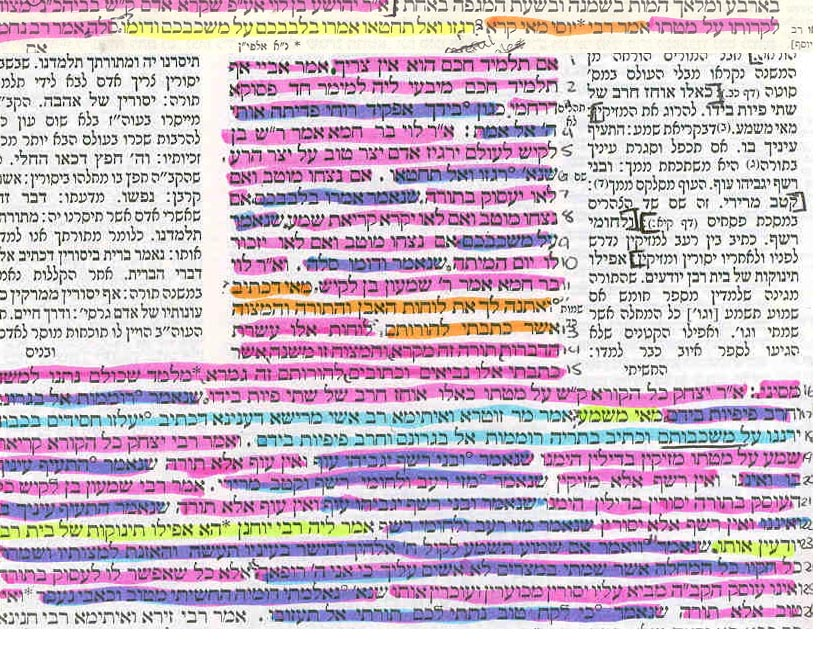
#> input picture examples/highlighted_text/multicolor_highlights.jpg, 817 x 649 px
$ python main_multicolor.py
#> lines starting #> are read from the running program, lines starting #| are printed output that depends on the picture; after the words box and inside, x2 and y2 are one past the last pixel; in counts of white or black regions, pixels touching at a corner belong together
#> in main, src is the input picture: shape (649, 817, 3); mean B, G, R 201.2, 186.4, 203.9
### markups/highlighting.py
import cv2
import numpy as np

from .textdetection import detect_text

class HighlightExtractor():
    """
    Class used to extract highlighted regions from an image
    """
    def __init__(self, lowerb = np.array([23, 50, 50]), upperb = np.array([40, 255, 255])):
        """
        Initialize highlight extractor with upper and lower HSV bounds to filter out highlight color
        Args:
            lowerb: Lower HSV bound
            upperb: Upper HSV bound
        Returns:
            None
        """
        # decent bounds for yellow highlighting
        self.lowerb = lowerb
        self.upperb = upperb

    # [11 lines left out: function set_bounds, not called in this run]

    def extract(self, src):
        """
        Extract highlighted regions of a BGR image based on upper and lower HSV bounds

        Args:
            src (np.array): BGR source image

        Returns:
            np.array: The masked image
        """
        src_hsv = cv2.cvtColor(src, cv2.COLOR_BGR2HSV)
#> src_hsv: shape (324, 408, 3); mean H, S, V 87.6, 42.8, 212.4
        mask = cv2.inRange(src_hsv, self.lowerb, self.upperb)
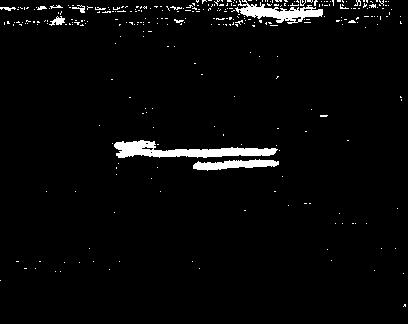
#> mask: shape (324, 408); 3.2% white; 317 white regions (305 under 20 px), largest, box (x1, y1, x2, y2) and area: (114, 140, 278, 158) 1478, (235, 0, 323, 24) 893, (193, 159, 279, 171) 601

        # Remove isolated regions of mask
        kernel = cv2.getStructuringElement(cv2.MORPH_OPEN, (7, 7))
        cv2.erode(mask, kernel, mask)
        cv2.dilate(mask, kernel, mask)
#> mask: shape (324, 408); 1.9% white; 5 white regions, box (x1, y1, x2, y2) and area: (152, 147, 276, 158) 920, (247, 6, 323, 20) 603, (194, 159, 277, 171) 575, (114, 140, 151, 158) 436, (55, 17, 62, 24) 33

        # Tune the mask with text detection;
        # add text region to mask if > 51% is highlighted (i.e. present in current mask)
        text_bboxes = detect_text(src)
        for x, y, w, h in text_bboxes:
            text_mask = np.zeros((src.shape[0], src.shape[1]), dtype=np.uint8)
            text_mask[y:y+h, x:x+w] = 255 # mark bbox region white in mask

            ratio_highlighted = cv2.countNonZero(mask & text_mask) / (w * h)
            if ratio_highlighted > .5:
                mask |= text_mask

        return mask

    # [18 lines left out: function sat_extract, not called in this run]

### markups/textdetection.py
import cv2
import numpy as np

def detect_text(src):
    """
    Perform the text detection algorithm and return a list of regions, where each region contains a word in the text.

    Args:
        src (np.array): source BGR image
    Returns:
        List[Tuple[int]]: A list of bounding boxes of the form (x, y, w, h)
              where each bounding box contains a word detected in the text.
              x is the center x coordinate, y is the center y coordinate,
              w is the width, and h is the height.
    """
    binary = _binarize_with_morph_grad(src)
    contours, hierarchy = cv2.findContours(binary, mode=cv2.RETR_EXTERNAL, method=cv2.CHAIN_APPROX_SIMPLE, offset=(0, 0))

    regions = []

    for c in contours:
        x, y, w, h = cv2.boundingRect(c)

        # to draw the contours on the source image
        # cv2.rectangle(src, (x, y), (x + w, y + h), (0, 255, 0), 2)

        cropped = binary[y:y+h, x:x+w]

        # ratio of non-zero pixels in filled region
        r = float(cv2.countNonZero(cropped)) / (cropped.shape[0] * cropped.shape[1])
        if r > .3 and cropped.shape[0] > 5 and cropped.shape[1] > 5: # constrain region size
            regions.append((x, y, w, h))

    return regions

# [15 lines left out: function text_mask, not called in this run]

def _binarize_with_morph_grad(src):
    """
    First perform morphological gradient, then use Otsu's binarization (https://opencv-python-tutroals.readthedocs.io/en/latest/py_tutorials/py_imgproc/py_thresholding/py_thresholding.html#otsus-binarization)
    """
    src_gray = cv2.cvtColor(src, cv2.COLOR_BGR2GRAY)
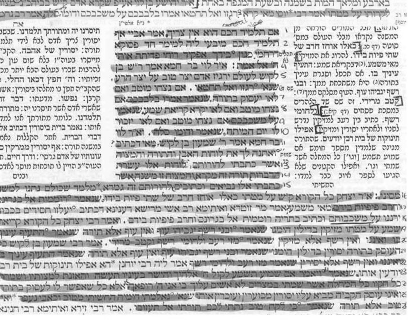
#> src_gray: shape (324, 408); min 30, max 255, mean 193.3

    # apply morphological gradient
    kernel = cv2.getStructuringElement(cv2.MORPH_ELLIPSE, (8, 8))
    gradient = cv2.morphologyEx(src_gray, cv2.MORPH_GRADIENT, kernel)
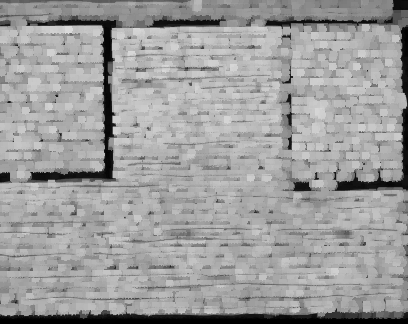
#> gradient: shape (324, 408); min 0, max 219, mean 157.2
    gradient = gradient.astype(np.uint8)

    # make black and white
    thresh_used, binary = cv2.threshold(gradient, 0, 255, cv2.THRESH_BINARY + cv2.THRESH_OTSU)
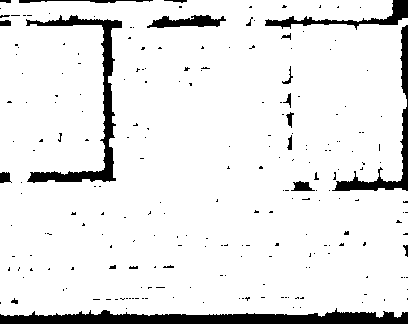
#> binary: shape (324, 408); 91.4% white; 226 black regions (203 under 20 px)
#> thresh_used = 101
    return binary

### examples/highlighted_text/main_multicolor.py
import cv2
import numpy as np
from markups import (
    HighlightExtractor,
)
# note: multicolor_highlights.jpg is from https://www.geocities.ws/pittinsky/page6.jpg
lower_bounds = {
    'pink':np.array([130, 20, 15]),
    'purple':np.array([100, 20, 15]),
    'blue':np.array([70, 20, 15]),
    'orange':np.array([10, 20, 15]),
}
upper_bounds = {
    'pink':np.array([179, 255, 255]),
    'purple':np.array([150, 255, 255]),
    'blue':np.array([110, 255, 255]),
    'orange':np.array([25, 255, 255]),
}
def main():
    src = cv2.imread('multicolor_highlights.jpg')
    src_small = cv2.resize(src, (0,0), fx=0.5, fy=0.5)

    color = 'orange'
    extractor = HighlightExtractor(lowerb = lower_bounds[color], upperb = upper_bounds[color])
    mask = extractor.extract(src_small)
#> in detect_text, `contours, hierarchy = cv2.findContours(binary, mode=cv2.RETR_EXTERNAL,..`: contours = 1 contour; box (x1, y1, x2, y2) and area: (0, 0, 408, 318) 124094
#> the loop in detect_text, `for c in contours:` made 1 pass
#> (x, y, w, h, r) on pass 1: (0, 0, 408, 318, 0.931)
#> pass 1, in detect_text, `cropped = binary[y:y+h, x:x+w]`:
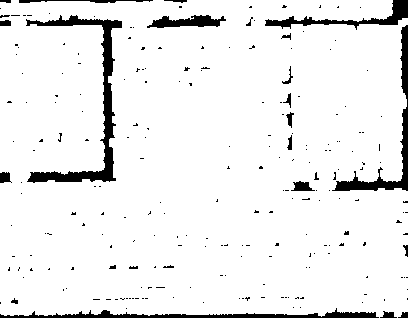
#> cropped: shape (318, 408); 93.1% white; 228 black regions (203 under 20 px), largest, box (x1, y1, x2, y2) and area: (26, 15, 122, 183) 2568, (332, 25, 408, 191) 1532, (0, 308, 379, 318) 1457
#> after the loop in detect_text, `for c in contours:`: regions = [(0, 0, 408, 318)]
#> the loop in extract, `for x, y, w, h in text_bboxes:` made 1 pass
#> (x, y, w, h, ratio_highlighted) on pass 1: (0, 0, 408, 318, 0.0198)
#> after the loop in extract, `for x, y, w, h in text_bboxes:`:
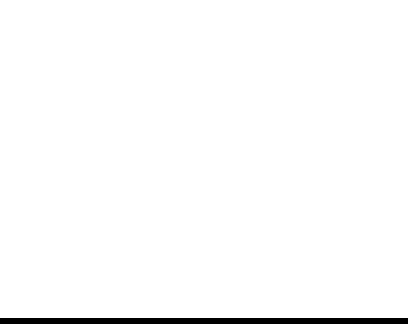
#> text_mask: shape (324, 408); 98.1% white; 1 black region, box (x1, y1, x2, y2) and area: (0, 318, 408, 324) 2448

    cv2.imshow('image', src_small & mask[:, :, np.newaxis])
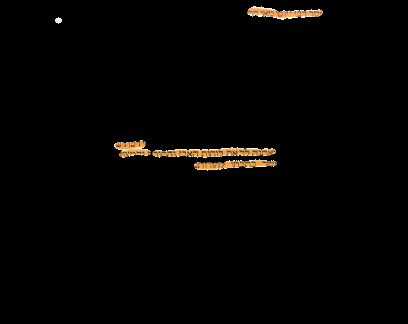
#> window 'image': shape (324, 408, 3); mean B, G, R 2, 3.1, 4
    cv2.waitKey(0)
    cv2.destroyAllWindows()

if __name__ == "__main__":
    main()
